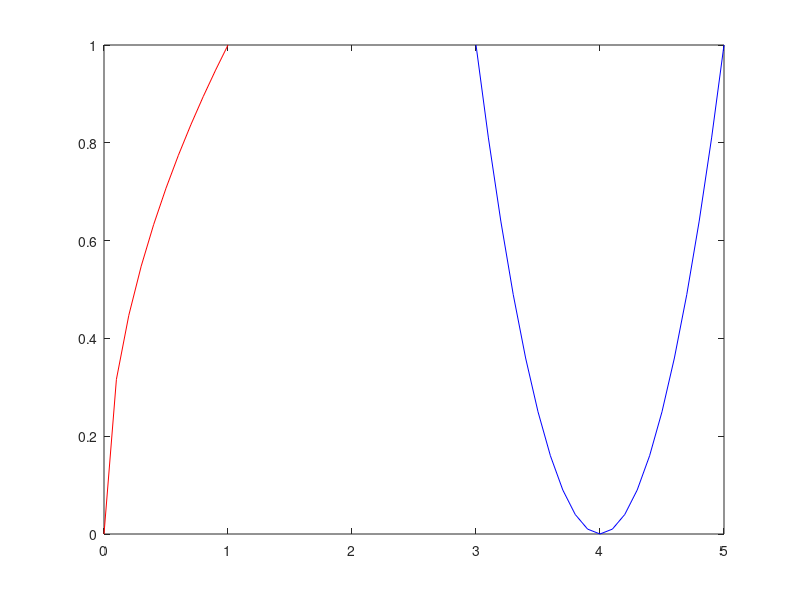

Write the MATLAB code that produced this figure.
s = 0.1;
x1 = 0 : s : 1;
x2 = 1 : s : 3;
x3 = 3 : s : 5;
y1 = sqrt(x1);
y2 = 1;
y3 = (x3-4).^2;
plot(x1, y1, 'r -', x2, y2, 'g -', x3, y3, 'b -');